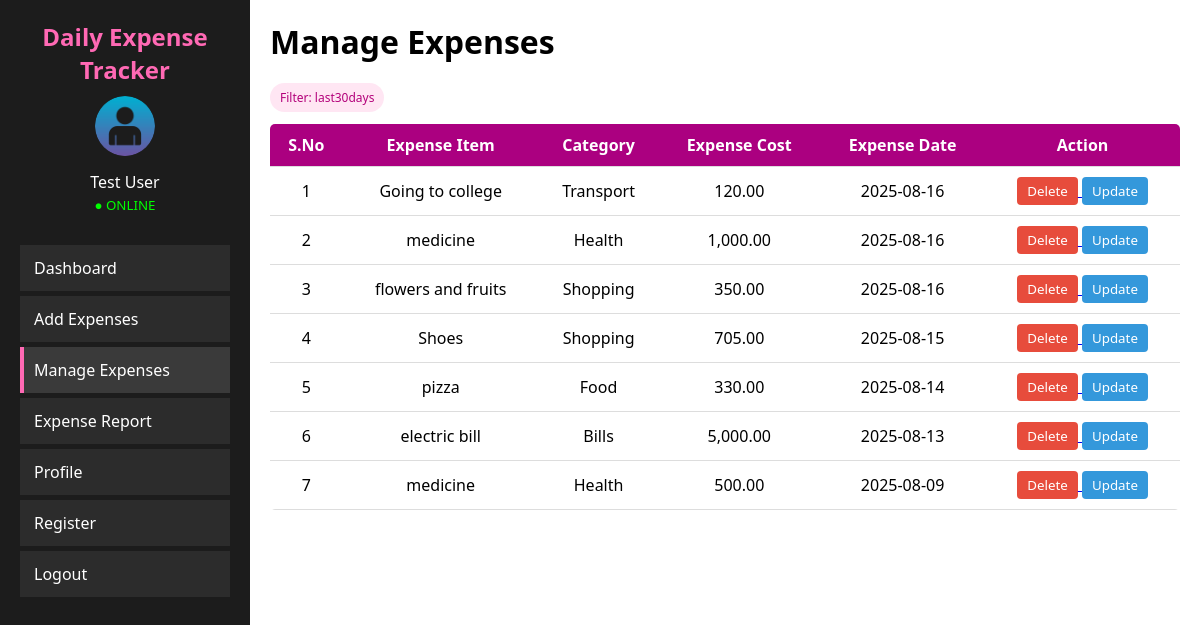
/manage.php?filter=last30days (signed in), run on the app's committed database.
### tables this page shows
CREATE TABLE `transactions` (
  `id` int(11) NOT NULL,
  `username` varchar(50) NOT NULL,
  `type` enum('income','expense') NOT NULL,
  `category` varchar(50) DEFAULT NULL,
  `description` varchar(255) DEFAULT NULL,
  `amount` decimal(10,2) NOT NULL,
  `date` date NOT NULL DEFAULT curdate(),
  `user_id` int(11) DEFAULT 1
);

### manage.php (the view, shortened to what this page needs)
<?php
$servername = "localhost";
$username   = "root";
$password   = "";
$dbname     = "expense_tracker";
$conn = mysqli_connect($servername, $username, $password, $dbname);
$filter = isset($_GET['filter']) ? strtolower($_GET['filter']) : '';
$today       = date('Y-m-d');
$last30      = date('Y-m-d', strtotime('-30 days'));
$whereClause = "";
switch ($filter) {
    case 'last30days':
    case 'last30daysexpense':
        $whereClause = "WHERE date BETWEEN '$last30' AND '$today'";
        break;
}
$sql = "SELECT id, description, category, amount, date
        FROM transactions
        $whereClause
        ORDER BY date DESC";
$result = mysqli_query($conn, $sql);
?>
<!DOCTYPE html>
<html>
<head>
</head>
<body>
<div class="sidebar">
    <h2>Daily Expense Tracker</h2>
    <div class="user-info">
      <img src="im.png" alt="User">
      <div>Test User</div>
      <small style="color: #00ff00">● ONLINE</small>
    </div>
    <ul>
      <li><a href="dashboard.php" style="text-decoration: none; color: inherit;">Dashboard</a></li>
      <li><a href="add_expense.php" style="text-decoration: none; color: inherit;">Add Expenses</a></li>
      <li class="active"><a href="manage.php" style="text-decoration: none; color: inherit;">Manage Expenses</a></li>
      <li>Expense Report</li>
      <li>Profile</li>
      <li><a href="register.php" style="text-decoration: none; color: inherit;">Register</a></li>
      <li><a href="logout.php" class="logout-link">Logout</a></li>
    </ul>
</div>
<div class="main">
    <h1>Manage Expenses</h1>
    <?php if ($filter): ?>
      <div class="filter-chip">Filter: <?= htmlspecialchars($filter) ?></div>
    <?php endif; ?>
    <table>
        <thead>
            <tr>
                <th>S.No</th>
                <th>Expense Item</th>
                <th>Category</th>
                <th>Expense Cost</th>
                <th>Expense Date</th>
                <th>Action</th>
            </tr>
        </thead>
        <tbody>
            <?php
            if ($result && mysqli_num_rows($result) > 0) {
                $count = 1;
                while ($row = mysqli_fetch_assoc($result)) { ?>
                    <tr>
                        <td><?= $count++; ?></td>
                        <td><?= htmlspecialchars($row['description']); ?></td>
                        <td><?= htmlspecialchars($row['category']); ?></td>
                        <td><?= number_format((float)$row['amount'], 2); ?></td>
                        <td><?= htmlspecialchars($row['date']); ?></td>
                        <td>
                            <a href="manage.php?delete_id=<?= (int)$row['id']; ?><?= $filter ? '&filter='.urlencode($filter) : '' ?>" onclick="return confirm('Delete this expense?')">
                                <button class="btn-delete">Delete</button>
                            </a>
                            <a href="update.php?id=<?= (int)$row['id']; ?>">
                                <button class="btn-update">Update</button>
                            </a>
                        </td>
                    </tr>
            <?php }
            } else {
                echo "<tr><td colspan='6'>No expenses found.</td></tr>";
            } ?>
        </tbody>
    </table>
</div>
</body>
</html>

### manage.php (style rules this page uses)
* { margin: 0; padding: 0; box-sizing: border-box; font-family: 'Segoe UI', sans-serif; }
body { background: #f4f4f4; display: flex; }
.sidebar { width: 250px; background: #1c1c1c; color: white; height: 100vh; padding: 20px; }
.sidebar h2 { color: #ff69b4; text-align: center; margin-bottom: 10px; }
.sidebar .user-info { text-align: center; margin-bottom: 30px; }
.sidebar .user-info img { width: 60px; height: 60px; border-radius: 50%; margin-bottom: 10px; }
.sidebar ul { list-style: none; }
.sidebar ul li { padding: 12px 10px; margin: 5px 0; background: #2c2c2c; border-left: 4px solid transparent; cursor: pointer; }
.sidebar ul li:hover, .sidebar ul li.active { border-left: 4px solid #ff69b4; background: #3a3a3a; }
.logout-link { text-decoration: none; color: white; }
.main { flex: 1; padding: 20px; background-color: white; }
h1 { margin-bottom: 20px; }
.filter-chip { display:inline-block; margin-bottom:12px; padding:6px 10px; border-radius:16px; background:#ffe6f3; color:#b3007a; font-size:12px; }
table { width: 100%; border-collapse: collapse; background: white; border-radius: 5px; overflow: hidden; }
table thead { background-color:#AB0080; color: white; }
table th, table td { padding: 10px; text-align: center; border-bottom: 1px solid #ddd; }
.btn-delete { background-color: #e74c3c; color: white; padding: 5px 10px; border: none; border-radius: 4px; cursor: pointer; }
.btn-update { background-color: #3498db; color: white; padding: 5px 10px; border: none; border-radius: 4px; cursor: pointer; }

### data on the page
transactions: description "Going to college", category "Transport", amount "120.00", date "2025-08-16"
transactions: description "medicine", category "Health", amount "1,000.00", date "2025-08-16"
transactions: description "flowers and fruits", category "Shopping", amount "350.00", date "2025-08-16"
transactions: description "Shoes", category "Shopping", amount "705.00", date "2025-08-15"
transactions: description "pizza", category "Food", amount "330.00", date "2025-08-14"
transactions: description "electric bill", category "Bills", amount "5,000.00", date "2025-08-13"
transactions: description "medicine", category "Health", amount "500.00", date "2025-08-09"

### other printed values
$filter "last30days"
